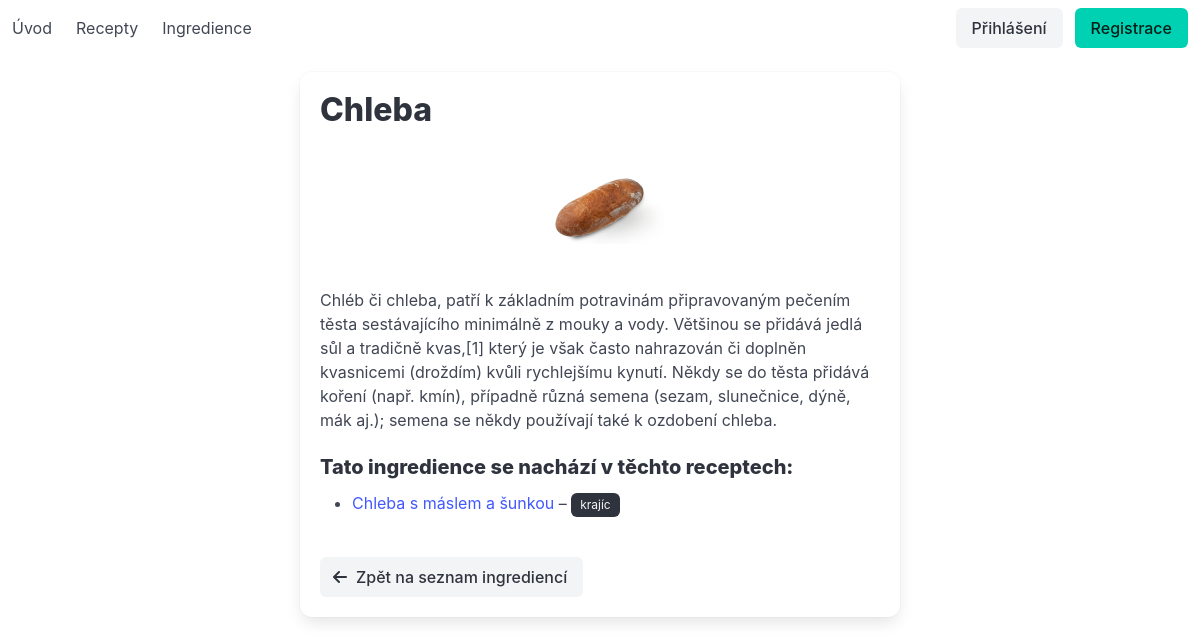
Page /ingredience/Chleba/ on the committed database.
### recepty/models.py (models this page shows, shortened)
class Ingredient(models.Model):
    name = models.CharField(max_length=255)
    description = models.TextField(blank=True, null=True)
    image = models.ImageField(upload_to='ingredient_images/', blank=True, null=True)
    class Meta:
        ordering = ['name']  # Řazení podle jména

class RecipeIngredient(models.Model):
    recipe = models.ForeignKey(Recipe, on_delete=models.CASCADE, related_name='ingredients')
    ingredient = models.ForeignKey(Ingredient, on_delete=models.CASCADE)
    quantity = models.CharField(max_length=100, blank=True, null=True)  # Volitelně prázdné
    class Meta:
        unique_together = ['recipe', 'ingredient']  # Každá ingredience v receptu pouze jednou

class Recipe(models.Model):
    title = models.CharField(max_length=100)
    description = models.TextField()
    autor = models.ForeignKey(settings.AUTH_USER_MODEL, on_delete=models.CASCADE, related_name='recepty')
    image = models.ImageField(upload_to='recipe_images/', blank=True, null=True)
    class Meta:
        ordering = ['-id']  # Nejnovější recepty nahoře

### recepty/views.py (the view)
# urls.py: path('ingredience/<str:name>/', views.ingredient_detail, name='ingredient_detail'),
def ingredient_detail(request, name):
    ingredient = Ingredient.objects.get(name=name)
    recipe_ingredients = RecipeIngredient.objects.filter(ingredient=ingredient)
    return render(request, 'ingredience/ingredient_detail.html', {
        'ingredient': ingredient,
        'recipe_ingredients': recipe_ingredients,
    })

### recepty/templates/ingredience/ingredient_detail.html (shortened to what this page needs)
{% extends "base.html" %}
{% block content %}
<div class="container mt-4" style="max-width: 600px;">
    <div class="box">
        <h2 class="title is-3 mb-4">{{ ingredient.name }}</h2>
        {% if ingredient.image %}
            <figure class="image is-128x128 mb-4" style="margin: 0 auto; background: transparent; display: flex; align-items: center; justify-content: center;">
                <img src="{{ ingredient.image.url }}" alt="{{ ingredient.name }}" style="object-fit: contain; width: 100%; height: 100%;">
            </figure>
        {% endif %}
        {% if ingredient.description %}
            <p class="content mb-4">{{ ingredient.description }}</p>
        {% endif %}
        <h4 class="title is-5 mt-5 mb-3">Tato ingredience se nachází v těchto receptech:</h4>
        <div class="content">
            <ul>
                {% for ri in recipe_ingredients %}
                    <li>
                        <a href="{% url 'recipe_detail' ri.recipe.pk %}" class="has-text-link">{{ ri.recipe.title }}</a>
                        {% if ri.quantity %} – <span class="tag is-dark">{{ ri.quantity }}</span>{% endif %}
                    </li>
                {% empty %}
                    <li><span class="has-text-grey">Ingredience není použita v žádném receptu.</span></li>
                {% endfor %}
            </ul>
        </div>
        <a href="{% url 'ingredient_list' %}" class="button is-light mt-4">
            <span class="icon"><i class="fas fa-arrow-left"></i></span>
            <span>Zpět na seznam ingrediencí</span>
        </a>
    </div>
</div>
{% endblock %}

### rows in the picture
Ingredient: name "Chleba", image (picture), description "Chléb či chleba, patří k základním potravinám připravovaným pečením těsta sestávajícího minimálně z mouky a vody. Většinou se přidává jedlá sůl a tradičně kvas,[1] který je však často nahrazován či doplněn kvasnicemi (droždím) kvůli rychlejšímu kynutí. Někdy se do těsta přidává koření (např. kmín), případně různá semena (sezam, slunečnice, dýně, mák aj.); semena se někdy používají také k ozdobení chleba."
RecipeIngredient: recipe "Chleba s máslem a šunkou", quantity "krajíc"
